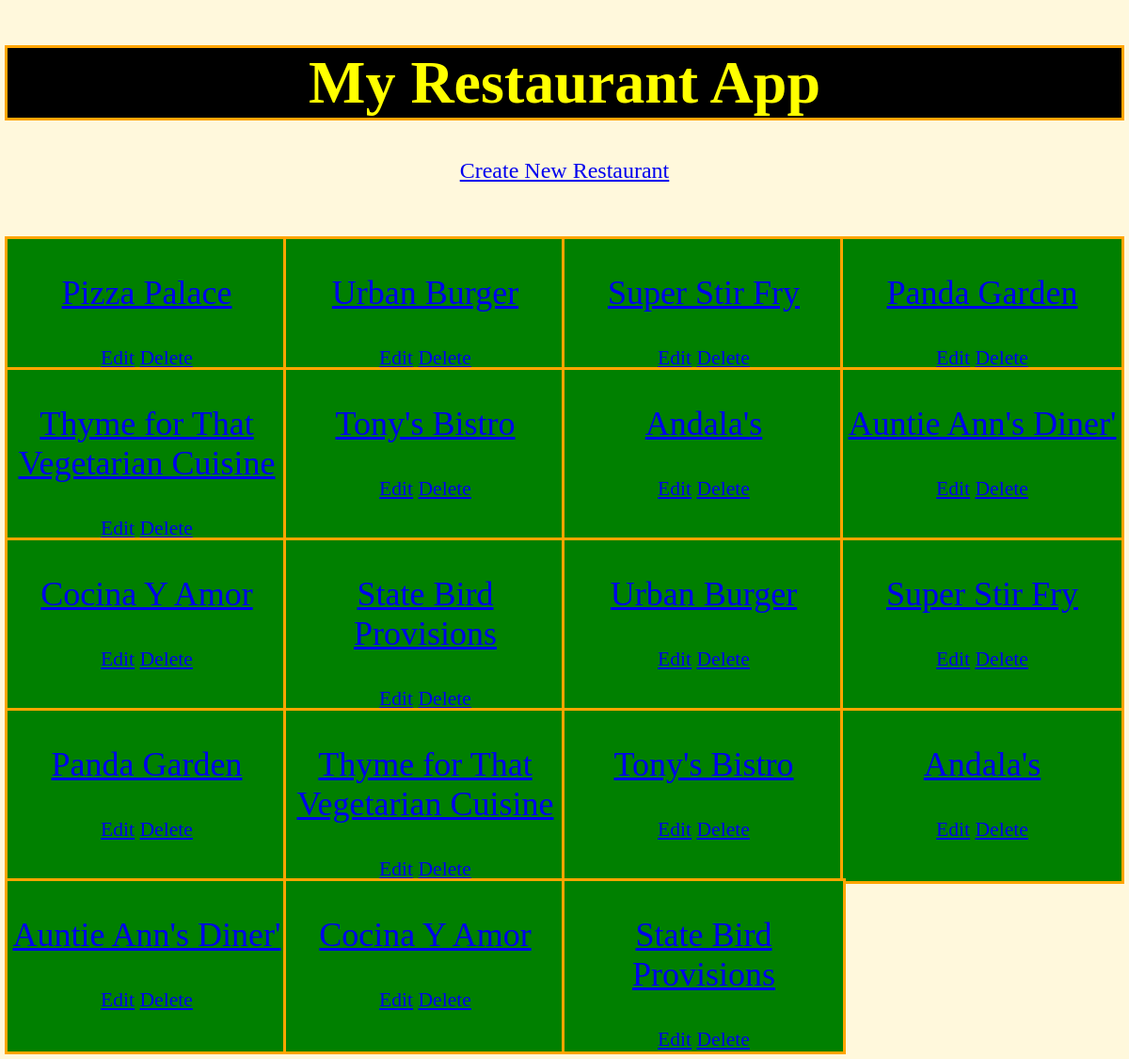
The page /restaurants/ on the database its author committed.
### database_setup.py (models this page shows, shortened)
class Restaurant(Base):
	__tablename__ = 'restaurant'
	name = Column(String(80), nullable = False)
	id = Column(Integer, primary_key = True)

### finalProject.py (the view)
@app.route('/')
@app.route('/restaurants/')
def showRestaurant():
	restaurants = session.query(Restaurant).all()
	return render_template('restaurants.html',
		restaurants=restaurants)

### templates/restaurants.html (shortened to what this page needs)
<!DOCTYPE html>
<html>
<head>
	<link rel="stylesheet" href="/static/styles.css">
</head>
<body>
	<h1>My Restaurant App</h1>
	<a class="create" href = "{{url_for('newRestaurant')}}">Create New Restaurant</a>
	{% for i in restaurants %}
	<div class="restaurant">
	    <div class = 'nameRestaurant'>
			<span class = 'name'>
				<a href="{{url_for('showMenu', restaurant_id = i.id)}}">
					<p>{{i.name}}</p>
				</a>
			</span>
		</div>
		<div class = "editdeletepane">
			<a href="{{url_for('editRestaurant', restaurant_id = i.id)}}">Edit</a>
			<a href="{{url_for('deleteRestaurant', restaurant_id = i.id)}}">Delete</a>
		</div>
	</div>
	{% endfor %}
</body>
</html>

### static/styles.css (style rules this page uses)
body, html { background-color: #FFF8DC; border-box: box-sizing; display: flex; flex-wrap: wrap; }
h1 { width: 100%; font-size: 400%; text-align: center; color:yellow; outline: solid orange; background-color: black; }
.restaurant { width: 25%; outline: solid orange; text-align: center; background-color: green; }
.nameRestaurant { font-size: 150%; }
.create { width: 100%; text-align: center; font-size: 150%; margin-bottom: 5%; }
.editdeletepane { font-size: 135%; color: violet; }
.name { font-size: 150%; }

### rows shown on the page
Restaurant: name "Pizza Palace"
Restaurant: name "Urban Burger"
Restaurant: name "Super Stir Fry"
Restaurant: name "Panda Garden"
Restaurant: name "Thyme for That Vegetarian Cuisine"
Restaurant: name "Tony's Bistro"
Restaurant: name "Andala's"
Restaurant: name "Auntie Ann's Diner'"
Restaurant: name "Cocina Y Amor"
Restaurant: name "State Bird Provisions"
Restaurant: name "Urban Burger"
Restaurant: name "Super Stir Fry"
Restaurant: name "Panda Garden"
Restaurant: name "Thyme for That Vegetarian Cuisine"
Restaurant: name "Tony's Bistro"
Restaurant: name "Andala's"
Restaurant: name "Auntie Ann's Diner'"
Restaurant: name "Cocina Y Amor"
Restaurant: name "State Bird Provisions"
